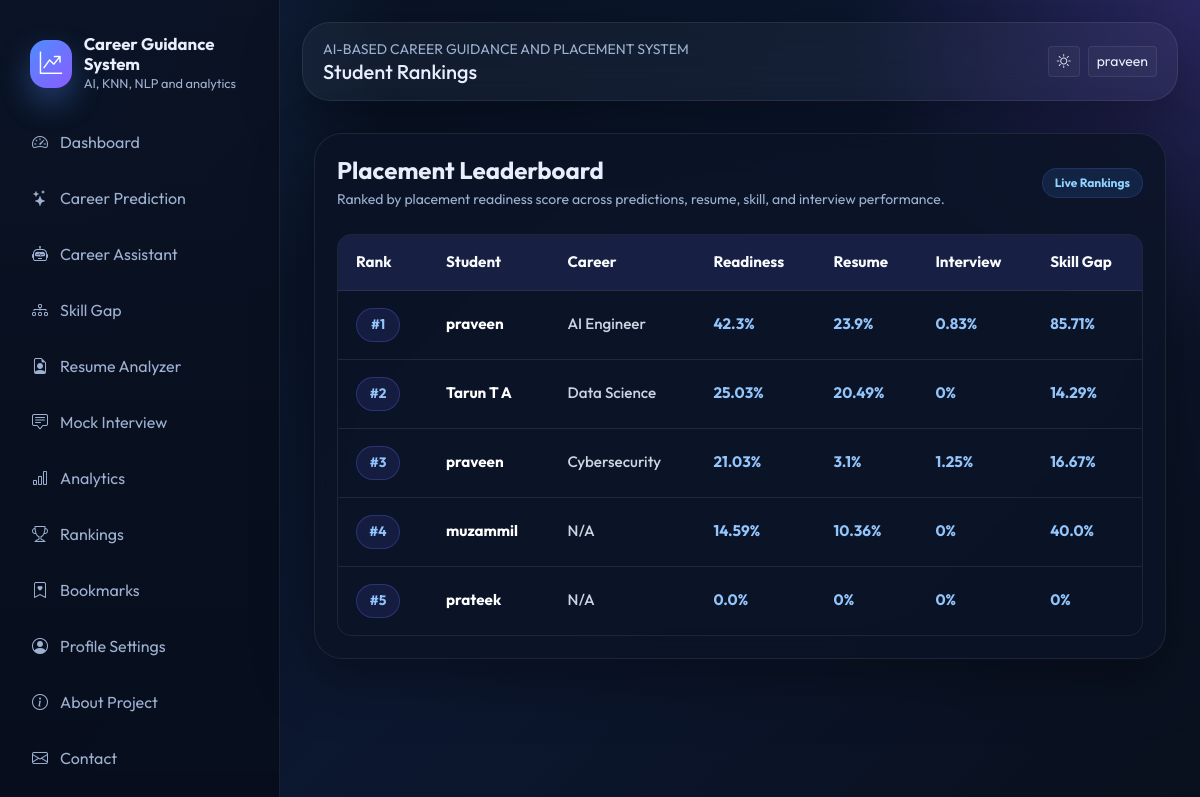
The app's page /rankings (signed in), older data.
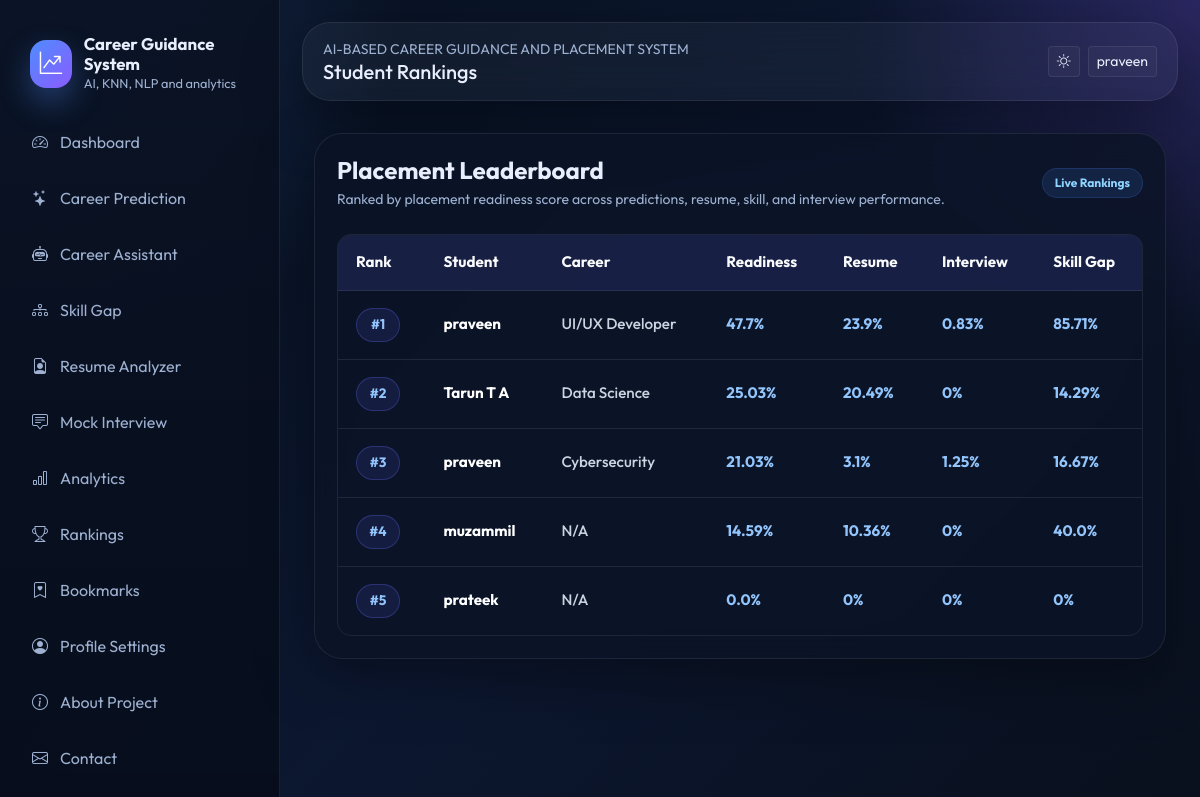
The same page, newer data.
### models/db_models.py (models this page shows, shortened)
class TimestampMixin:
    created_at = db.Column(db.DateTime, default=datetime.utcnow, nullable=False)
    updated_at = db.Column(db.DateTime, default=datetime.utcnow, onupdate=datetime.utcnow, nullable=False)

class User(UserMixin, TimestampMixin, db.Model):
    __tablename__ = "users"
    id = db.Column(db.Integer, primary_key=True)
    full_name = db.Column(db.String(120), nullable=False)
    email = db.Column(db.String(150), unique=True, nullable=False, index=True)
    password_hash = db.Column(db.String(255), nullable=False)
    role = db.Column(db.String(20), default="student", nullable=False)
    college = db.Column(db.String(150))
    course = db.Column(db.String(120))
    year = db.Column(db.String(20))
    bio = db.Column(db.Text)
    photo = db.Column(db.String(255), default="default-avatar.svg")
    skills_json = db.Column(db.Text)
    is_active = db.Column(db.Boolean, default=True, nullable=False)
    last_login = db.Column(db.DateTime)
    career_predictions = db.relationship("CareerPrediction", backref="user", lazy=True, cascade="all, delete-orphan")
    resumes = db.relationship("Resume", backref="user", lazy=True, cascade="all, delete-orphan")
    interviews = db.relationship("InterviewResult", backref="user", lazy=True, cascade="all, delete-orphan")
    gaps = db.relationship("SkillGapAnalysis", backref="user", lazy=True, cascade="all, delete-orphan")
    bookmarks = db.relationship("CareerBookmark", backref="user", lazy=True, cascade="all, delete-orphan")

class CareerPrediction(TimestampMixin, db.Model):
    __tablename__ = "career_predictions"
    id = db.Column(db.Integer, primary_key=True)
    user_id = db.Column(db.Integer, db.ForeignKey("users.id"), nullable=False)
    input_skills_json = db.Column(db.Text, nullable=False)
    recommended_domain = db.Column(db.String(120), nullable=False)
    top_matches_json = db.Column(db.Text, nullable=False)
    confidence = db.Column(db.Float, default=0)

class Resume(TimestampMixin, db.Model):
    __tablename__ = "resumes"
    id = db.Column(db.Integer, primary_key=True)
    user_id = db.Column(db.Integer, db.ForeignKey("users.id"), nullable=False)
    filename = db.Column(db.String(255), nullable=False)
    file_type = db.Column(db.String(20), nullable=False)
    extracted_text = db.Column(db.Text)
    ats_score = db.Column(db.Float, default=0)
    keyword_matches_json = db.Column(db.Text)
    missing_keywords_json = db.Column(db.Text)
    summary_json = db.Column(db.Text)

class InterviewResult(TimestampMixin, db.Model):
    __tablename__ = "interview_results"
    id = db.Column(db.Integer, primary_key=True)
    user_id = db.Column(db.Integer, db.ForeignKey("users.id"), nullable=False)
    interview_type = db.Column(db.String(40), nullable=False)
    score = db.Column(db.Float, default=0)
    accuracy = db.Column(db.Float, default=0)
    weak_topics_json = db.Column(db.Text)
    responses_json = db.Column(db.Text)
    question_json = db.Column(db.Text)

class SkillGapAnalysis(TimestampMixin, db.Model):
    __tablename__ = "skill_gap_analysis"
    id = db.Column(db.Integer, primary_key=True)
    user_id = db.Column(db.Integer, db.ForeignKey("users.id"), nullable=False)
    target_domain = db.Column(db.String(120), nullable=False)
    current_score = db.Column(db.Float, default=0)
    missing_skills_json = db.Column(db.Text)
    roadmap_json = db.Column(db.Text)
    analysis_json = db.Column(db.Text)

### routes/student.py (the view)
@student_bp.route("/rankings")
@login_required
def rankings():
    rankings = build_user_rankings()
    return render_template("student/rankings.html", rankings=rankings)

### app.py (called while the page is built)
@login_manager.user_loader
def load_user(user_id):
    return User.query.get(int(user_id))

### utils/ml_utils.py (called while the page is built)
def placement_readiness_score(prediction_score: float, skill_score: float, resume_score: float, interview_score: float) -> float:
    return round((prediction_score * 0.25) + (skill_score * 0.3) + (resume_score * 0.25) + (interview_score * 0.2), 2)

### templates/student/rankings.html (shortened to what this page needs)
{% extends "base.html" %}
{% block page_title %}Student Rankings{% endblock %}
{% block content %}
<div class="container py-4">
  <div class="glass-card rankings-card">
    <div class="d-flex justify-content-between align-items-center mb-4">
      <div>
        <h4 class="fw-bold mb-1">Placement Leaderboard</h4>
        <div class="text-muted small">
          Ranked by placement readiness score across predictions,
          resume, skill, and interview performance.
        </div>
      </div>
      <span class="badge badge-soft">
        Live Rankings
      </span>
    </div>
    <div class="table-responsive rankings-table-wrapper">
      <table class="table align-middle rankings-table">
        <thead>
          <tr>
            <th>Rank</th>
            <th>Student</th>
            <th>Career</th>
            <th>Readiness</th>
            <th>Resume</th>
            <th>Interview</th>
            <th>Skill Gap</th>
          </tr>
        </thead>
        <tbody>
          {% for item in rankings %}
          <tr>
            <td>
              <span class="rank-badge">
                #{{ item.rank }}
              </span>
            </td>
            <td class="student-name">
              {{ item.user.full_name }}
            </td>
            <td class="career-name">
              {{ item.career }}
            </td>
            <td class="score">
              {{ item.readiness }}%
            </td>
            <td class="score">
              {{ item.resume_score }}%
            </td>
            <td class="score">
              {{ item.interview_score }}%
            </td>
            <td class="score">
              {{ item.skill_score }}%
            </td>
          </tr>
          {% else %}
          <tr>
            <td colspan="7" class="no-ranking-data">
              No ranking data yet.
            </td>
          </tr>
          {% endfor %}
        </tbody>
      </table>
    </div>
  </div>
</div>
{% endblock %}

### templates/base.html (shortened to what this page needs)
<!doctype html>
<html lang="en">
<head>
  <link href="https://cdn.jsdelivr.net/npm/bootstrap@5.3.3/dist/css/bootstrap.min.css" rel="stylesheet">
  <link href="https://cdn.jsdelivr.net/npm/bootstrap-icons@1.11.3/font/bootstrap-icons.min.css" rel="stylesheet">
  <link rel="stylesheet" href="{{ url_for('static', filename='css/style.css') }}">
</head>
<body class="{% if current_user.is_authenticated %}app-shell{% else %}public-shell{% endif %}">
  {% if current_user.is_authenticated %}
  <aside class="sidebar d-none d-lg-block">
    <div class="brand">
      <div class="brand-mark"><i class="bi bi-graph-up-arrow"></i></div>
      <div>
        <div class="brand-title">Career Guidance System</div>
        <div class="brand-subtitle">AI, KNN, NLP and analytics</div>
      </div>
    </div>
    <div class="nav flex-column nav-pills">
      <a class="nav-link sidebar-link" href="{{ url_for('student.dashboard') }}"><i class="bi bi-speedometer2"></i>Dashboard</a>
      <a class="nav-link sidebar-link" href="{{ url_for('student.career_prediction') }}"><i class="bi bi-stars"></i>Career Prediction</a>
      <a class="nav-link sidebar-link" href="{{ url_for('student.career_assistant') }}"><i class="bi bi-robot"></i>Career Assistant</a>
      <a class="nav-link sidebar-link" href="{{ url_for('student.skill_gap') }}"><i class="bi bi-diagram-3"></i>Skill Gap</a>
      <a class="nav-link sidebar-link" href="{{ url_for('student.resume_analyzer') }}"><i class="bi bi-file-earmark-person"></i>Resume Analyzer</a>
      <a class="nav-link sidebar-link" href="{{ url_for('student.mock_interview') }}"><i class="bi bi-chat-square-text"></i>Mock Interview</a>
      <a class="nav-link sidebar-link" href="{{ url_for('student.analytics') }}"><i class="bi bi-bar-chart"></i>Analytics</a>
      <a class="nav-link sidebar-link" href="{{ url_for('student.rankings') }}"><i class="bi bi-trophy"></i>Rankings</a>
      <a class="nav-link sidebar-link" href="{{ url_for('student.bookmarks') }}"><i class="bi bi-bookmark-heart"></i>Bookmarks</a>
      <a class="nav-link sidebar-link" href="{{ url_for('auth.profile') }}"><i class="bi bi-person-circle"></i>Profile Settings</a>
      <a class="nav-link sidebar-link" href="{{ url_for('main.about') }}"><i class="bi bi-info-circle"></i>About Project</a>
      <a class="nav-link sidebar-link" href="{{ url_for('main.contact') }}"><i class="bi bi-envelope"></i>Contact</a>
      <a class="nav-link sidebar-link" href="{{ url_for('auth.logout') }}">Logout</a>
    </div>
  </aside>
  {% endif %}
  <main class="main-content">
    <div class="topbar mb-4 d-flex flex-wrap align-items-center justify-content-between gap-3">
      <div>
        <div class="small text-uppercase text-muted">AI-Based Career Guidance and Placement System</div>
        <h5 class="mb-0">{% block page_title %}Dashboard{% endblock %}</h5>
      </div>
      <div class="d-flex align-items-center gap-2">
        <button class="btn btn-outline-soft btn-sm" type="button" data-theme-toggle><i class="bi bi-brightness-high"></i></button>
        {% if current_user.is_authenticated %}
        <a href="{{ url_for('auth.profile') }}" class="btn btn-outline-soft btn-sm">{{ current_user.full_name }}</a>
        {% else %}
        <a href="{{ url_for('auth.login') }}" class="btn btn-outline-soft btn-sm">Login</a>
        <a href="{{ url_for('auth.register') }}" class="btn btn-primary-gradient btn-sm">Register</a>
        {% endif %}
      </div>
    </div>
    <div class="toast-container position-fixed top-0 end-0 p-3">
    </div>
    {% block content %}{% endblock %}
  </main>
</body>
</html>

Row changes from the older to the newer data that the page shows:
no longer on this page (row unchanged): CareerPrediction: career "AI Engineer"
added CareerPrediction: career "UI/UX Developer"
Text that changed along with them:
new list line: "# 1 47.7 % % % %"
new list line: "praveen"
new list line: "23.9"
new list line: "0.83"
new list line: "85.71"
list line gone: "# 1 42.3 % % % %"
list line gone: "praveen"
list line gone: "23.9"
list line gone: "0.83"
list line gone: "85.71"
